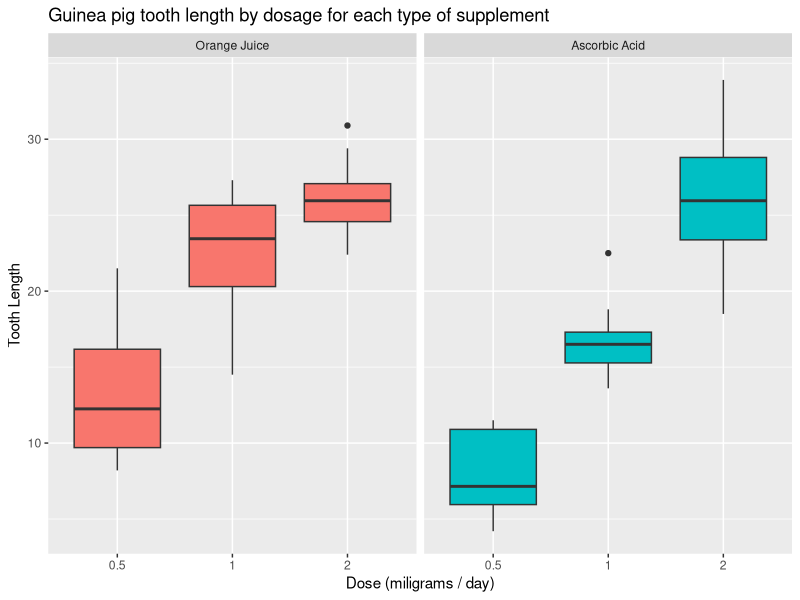

R code for this plot:
## Part 2 of the Statistical Inference Course Project

library(ggplot2)
data(ToothGrowth)
str(ToothGrowth)
summary(ToothGrowth)
table(ToothGrowth$supp,ToothGrowth$dose)
levels(ToothGrowth$supp) <- c("Orange Juice", "Ascorbic Acid")
ggplot(ToothGrowth, aes(x=factor(dose), y=len)) + 
        facet_grid(.~supp) +
        geom_boxplot(aes(fill = supp), show_guide = FALSE) +
        labs(title="Guinea pig tooth length by dosage for each type of supplement", 
             x="Dose (miligrams / day)",
             y="Tooth Length")

hypothall<-t.test(len ~ supp, data = ToothGrowth)
hypothall$conf.int
hypothall$p.value

hypoth1<-t.test(len ~ supp, data = subset(ToothGrowth, dose == 0.5))
hypoth1$conf.int
hypoth1$p.value

hypoth2<-t.test(len ~ supp, data = subset(ToothGrowth, dose == 1))
hypoth2$conf.int
hypoth2$p.value

hypoth3<-t.test(len ~ supp, data = subset(ToothGrowth, dose == 2))
hypoth3$conf.int
hypoth3$p.value
x <- c('all', '0.5', '1.0', '2.0')
y <- c(hypothall$p.value,hypoth1$p.value,hypoth2$p.value,hypoth3$p.value)
pvalue_table<- as.data.frame(cbind(x,y))
colnames(pvalue_table) <- c('Dose', 'p-value')

